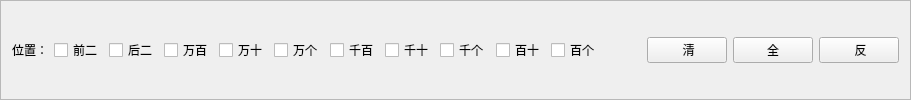
        <widget class="QFrame" name="frameTwoStartH">
         <property name="frameShape">
          <enum>QFrame::StyledPanel</enum>
         </property>
         <property name="frameShadow">
          <enum>QFrame::Raised</enum>
         </property>
         <layout class="QVBoxLayout" name="verticalLayout_5">
          <item>
           <layout class="QHBoxLayout" name="horizontalLayout_9">
            <item>
             <layout class="QHBoxLayout" name="horizontalLayout_10">
              <item>
               <widget class="QLabel" name="label_5">
                <property name="text">
                 <string>位置：</string>
                </property>
               </widget>
              </item>
              <item>
               <widget class="QCheckBox" name="checkBox_27">
                <property name="text">
                 <string>前二</string>
                </property>
               </widget>
              </item>
              <item>
               <widget class="QCheckBox" name="checkBox_28">
                <property name="text">
                 <string>后二</string>
                </property>
               </widget>
              </item>
              <item>
               <widget class="QCheckBox" name="checkBox_29">
                <property name="text">
                 <string>万百</string>
                </property>
               </widget>
              </item>
              <item>
               <widget class="QCheckBox" name="checkBox_30">
                <property name="text">
                 <string>万十</string>
                </property>
               </widget>
              </item>
              <item>
               <widget class="QCheckBox" name="checkBox_31">
                <property name="text">
                 <string>万个</string>
                </property>
               </widget>
              </item>
              <item>
               <widget class="QCheckBox" name="checkBox_32">
                <property name="text">
                 <string>千百</string>
                </property>
               </widget>
              </item>
              <item>
               <widget class="QCheckBox" name="checkBox_33">
                <property name="text">
                 <string>千十</string>
                </property>
               </widget>
              </item>
              <item>
               <widget class="QCheckBox" name="checkBox_34">
                <property name="text">
                 <string>千个</string>
                </property>
               </widget>
              </item>
              <item>
               <widget class="QCheckBox" name="checkBox_35">
                <property name="text">
                 <string>百十</string>
                </property>
               </widget>
              </item>
              <item>
               <widget class="QCheckBox" name="checkBox_36">
                <property name="text">
                 <string>百个</string>
                </property>
               </widget>
              </item>
             </layout>
            </item>
            <item>
             <spacer name="horizontalSpacer_5">
              <property name="orientation">
               <enum>Qt::Horizontal</enum>
              </property>
              <property name="sizeHint" stdset="0">
               <size>
                <width>40</width>
                <height>20</height>
               </size>
              </property>
             </spacer>
            </item>
            <item>
             <widget class="QPushButton" name="pushButton_22">
              <property name="text">
               <string> 清</string>
              </property>
             </widget>
            </item>
            <item>
             <widget class="QPushButton" name="pushButton_21">
              <property name="text">
               <string>全</string>
              </property>
             </widget>
            </item>
            <item>
             <widget class="QPushButton" name="pushButton_20">
              <property name="text">
               <string> 反</string>
              </property>
             </widget>
            </item>
           </layout>
          </item>
         </layout>
        </widget>
